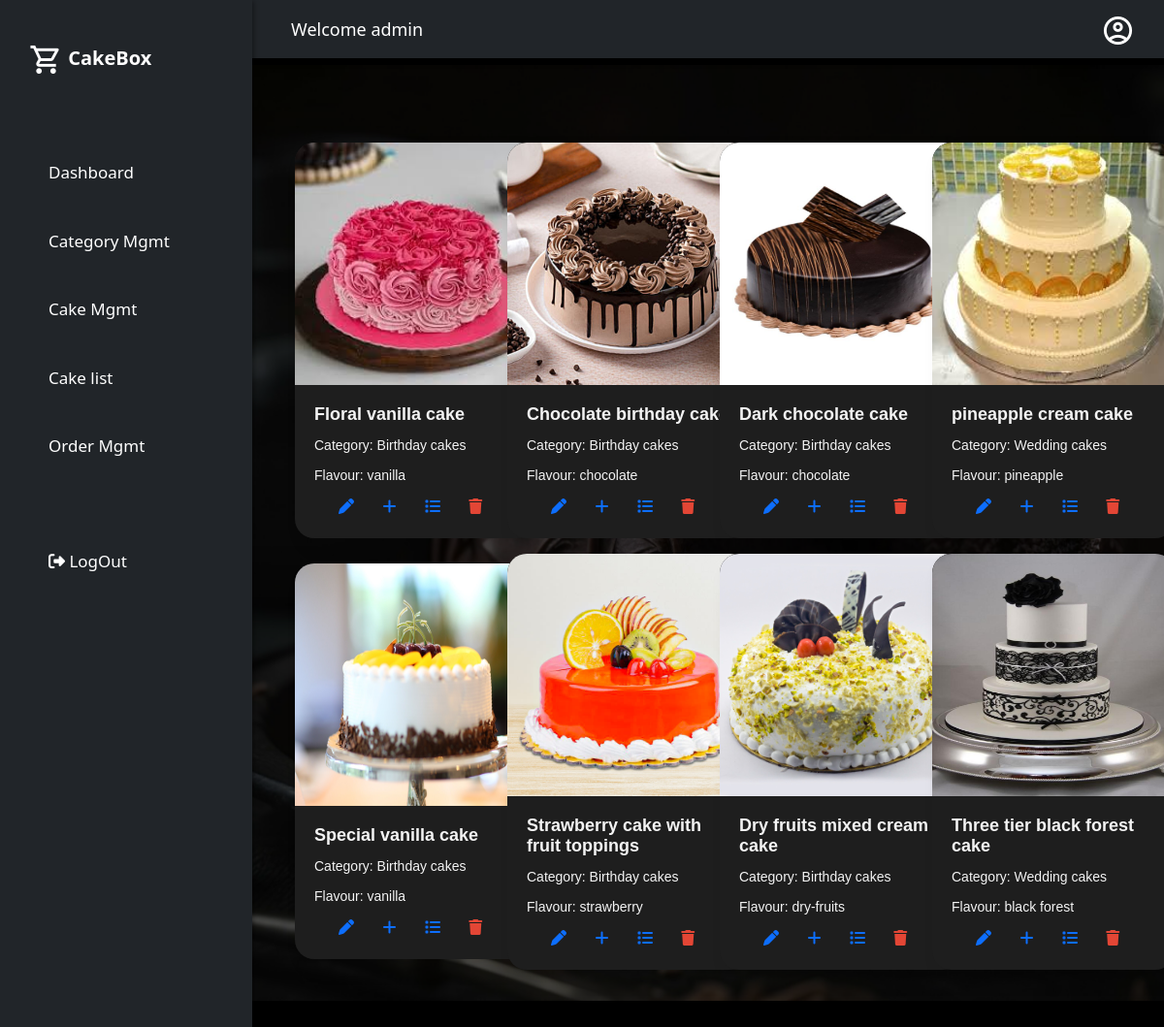
The app's page /cake/list (signed in) with its own data.
### cakeapp/models.py (models this page shows, shortened)
class User(AbstractUser):
    phone=models.CharField(max_length=100,unique=True)
    address=models.CharField(max_length=200)

class Cakes(models.Model):
    name=models.CharField(max_length=200)
    category=models.ForeignKey(CakeCategory,on_delete=models.SET_NULL,null=True)
    options=(
        ('chocolate','chocolate'),
        ('black forest','black forest'),
        ('red velvet','red velvet'),
        ('butter  scotch','butter scotch'),
        ('vanilla','vanilla'),
        ('pineapple','pineapple'),
        ('dates','dates'),
        ('non-alcoholic','non-alcoholic'),
        ('dry-fruits','dry-fruits'),
        ('mixed-fruits','mixed-fruits'),
        ('blueberry','blueberry'),
        ('strawberry','strawberry')
    )
    flavour=models.CharField(max_length=200,choices=options,default="choclate")
    image=models.ImageField(upload_to="images")

class CakeCategory(models.Model):
    name=models.CharField(max_length=200,unique=True)
    is_active=models.BooleanField(default=True)
    def __str__(self):
        return self.name

### cakeapp/views.py (the view)
# urls.py: path("cake/list",CakeListView.as_view(),name="cake-list"),
@method_decorator(decs,name="dispatch")
class CakeListView(ListView):
    template_name="cakeapp/cake_list.html"
    model=Cakes
    context_object_name="cakes"

### cakeapp/views.py (called while the page is built)
def signin_required(fn):
    def wrapper(request,*args,**kwargs):
        if not request.user.is_authenticated:
            messages.error(request,"invalid session!..please login")
            return redirect("signin")
        else:
            return fn(request,*args,**kwargs)
    return wrapper

def is_admin(fn):
    def wrapper(request,*args,**kwargs):
        if not request.user.is_superuser:
            messages.error(request,"Permission denied for current user !")
            return redirect("signin")
        else:
            return fn(request,*args,**kwargs)
    return wrapper

### cakeapp/templates/cakeapp/cake_list.html (shortened to what this page needs)
{%extends 'cakeapp/base.html'%}
{%block body_block%}
<div class="container row">
    {%for cake in cakes%}
        <div class="col-lg-3 col-md-3 col-12">
            <div class="product-card me-4 mb-3">
                <div><img src="{{cake.image.url}}" alt="" width="250px" height="250px"></div>
                <div class="product-details">
                <h2 class="product-title">{{cake.name}}</h2>
                <p class="product-description">Category: {{cake.category}}</p>
                <p class="product-description">Flavour: {{cake.flavour}}</p>
                <td class="buttons">
                    <a href="{%url 'cake-edit' cake.id%}" class="buttons"><i class="fa-solid fa-pen"></i></a>
                    <a href="{%url 'varient-add' cake.id%}" class="buttons"><i class="fa-solid fa-plus"></i></a>
                    <a href="{%url 'cake-detail' cake.id%}" class="buttons"><i class="fa-solid fa-list"></i></a>
                    <a href="{%url 'cake-remove' cake.id%}" class="buttons"><i class="fa-solid fa-trash" style="color: #e34635;"></i></a>
                </td>
                </div>
            </div>
        </div>
    {%endfor%}
</div>
{%endblock%}

### cakeapp/templates/cakeapp/base.html (shortened to what this page needs)
<!DOCTYPE html>
{%load static%}
<html lang="en">
  <head>
    <link rel="stylesheet" href="{%static 'css/test.css'%}">
    <link href="https://cdn.jsdelivr.net/npm/bootstrap@5.3.2/dist/css/bootstrap.min.css" rel="stylesheet">
  </head>
  <body class="bg-black">
    <div class="grid-container">
      <header class="header bg-dark text-white">
        <div class="header-left">
         Welcome {{request.user}}
       </div>
        <div class="header-right">
          <span class="material-icons-outlined">account_circle</span>
        </div>
      </header>
      <aside id="sidebar" class="bg-dark">
        <div class="sidebar-title">
          <div class="sidebar-brand">
            <span class="material-icons-outlined">shopping_cart</span> CakeBox
          </div>
        </div>
        <ul class="sidebar-list">
          <li class="sidebar-list-item">
            <a href="{%url 'dashboard'%}">Dashboard</a>
          </li>
          <li class="sidebar-list-item">
            <a href="{%url 'add-category'%}">Category Mgmt</a>
          </li>
          <li class="sidebar-list-item">
            <a href="{%url 'cake-add'%}">Cake Mgmt</a>
          </li>
          <li class="sidebar-list-item">
            <a href="{%url 'cake-list'%}">Cake list</a>
          </li>
          <li class="sidebar-list-item">
            <a href="{%url 'order-list'%}">Order Mgmt</a>
          </li>
          <li class="sidebar-list-item mt-5">
            <a href="{%url 'signout'%}"><i class="fa-solid fa-right-from-bracket" style="color: #ffffff;"></i> LogOut</a>
          </li>
        </ul>
      </aside>
      <main class="main-container">
          <div class="inner-container">
              {%block body_block%}
              {%endblock%}
          </div>
      </main>
    </div>
  </body>
</html>

### cakeapp/static/css/test.css (style rules this page uses)
body { margin: 0; padding: 0; background-color: #000000; color: #000000; font-family: 'Montserrat', sans-serif; }
.material-icons-outlined { vertical-align: middle; line-height: 1px; font-size: 35px; }
.grid-container { display: grid; grid-template-columns: 260px 1fr 1fr 1fr; grid-template-rows: 0.2fr 3fr; grid-template-areas: 'sidebar header header header' 'sidebar main main main'; height: 100vh; }
.header { grid-area: header; height: 60px; display: flex; align-items: center; justify-content: space-between; padding: 0 30px 0 40px; box-shadow: 0 6px 7px -3px rgba(0, 0, 0, 0.35); }
.header-left { font-size: large; }
#sidebar { grid-area: sidebar; height: 100%; overflow-y: auto; transition: all 0.5s; -webkit-transition: all 0.5s; box-shadow: 0 3px 5px 2px rgba(0, 0, 0, 0.35); }
.sidebar-title { display: flex; justify-content: space-between; align-items: center; padding: 30px 30px 30px 30px; margin-bottom: 35px; color: #ffffff; }
.sidebar-brand { margin-top: 15px; font-size: 20px; font-weight: 700; }
.sidebar-list { padding: 0; margin-top: 15px; list-style-type: none; }
.sidebar-list-item { padding: 25px 20px 20px 50px; font-size: 17px; }
.sidebar-list-item > a { text-decoration: none; color: #ffffff; }
.main-container { position: relative; grid-area: main; overflow-y: auto; padding: 20px 20px; color: rgba(255, 255, 255, 0.95); height: 90vh; }
.main-container::before { content: ''; position: absolute; top: 0; right: 0; bottom: 0; left: 0; background-image: url('/cakeapp/static/assets/cakewallpaper.jpg'); background-position: center; background-repeat:repeat-y; background-size: cover; filter: blur(4px); filter: brightness(0.35); z-index: -1; }

### cakeapp/templates/cakeapp/cake_list.html (style rules this page uses)
.container { display: flex; justify-content: center; align-items: center; max-height: 100vh; margin: 0; font-family: Arial, sans-serif; margin-top: 60px; }
.buttons { margin-left: 25px; }
.product-card { width: 250px; height: auto; background-color: #1e1e1e; border-radius: 20px; display: flex; flex-direction: column; overflow: hidden; box-shadow: 10px 10px 20px rgba(0, 0, 0, 0.1); }
.product-details { padding: 20px; }
.product-title { font-size: 18px; font-weight: bold; margin: 0; }
.product-description { font-size: 14px; margin: 10px 0; }

### records on screen
User: user "admin"
Cakes: image (picture), name "Floral vanilla cake", category "Birthday cakes", flavour "vanilla"
Cakes: image (picture), name "Chocolate birthday cake", category "Birthday cakes", flavour "chocolate"
Cakes: image (picture), name "Dark chocolate cake", category "Birthday cakes", flavour "chocolate"
Cakes: image (picture), name "pineapple cream cake", category "Wedding cakes", flavour "pineapple"
Cakes: image (picture), name "Special vanilla cake", category "Birthday cakes", flavour "vanilla"
Cakes: image (picture), name "Strawberry cake with fruit toppings", category "Birthday cakes", flavour "strawberry"
Cakes: image (picture), name "Dry fruits mixed cream cake", category "Birthday cakes", flavour "dry-fruits"
Cakes: image (picture), name "Three tier black forest cake", category "Wedding cakes", flavour "black forest"
